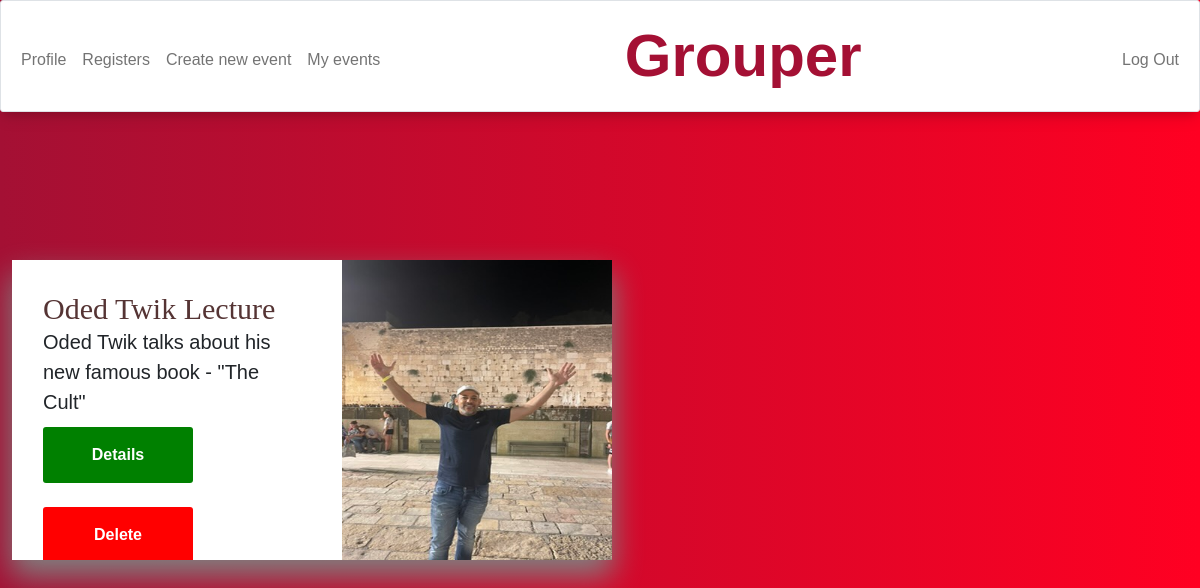
Page /creator (signed in) on the committed database.
### tables this page shows
CREATE TABLE events (id INTEGER PRIMARY KEY AUTOINCREMENT NOT NULL, title TEXT NOT NULL, date NUMERIC NOT NULL, details TEXT NOT NULL, location TEXT NOT NULL, people_number INTEGER, price INTEGER, another TEXT, hour NUMERIC NOT NULL, file TEXT, passport INTEGER);

### app.py (the view)
@app.route('/creator',  methods=["GET", "POST"])
@login_required
def creator():
    if request.method == "POST":
        details = db.execute("SELECT * FROM registers JOIN users ON users.id = registers.id_person WHERE registers.id_event = ?", request.form.get("event_id"))
        return render_template("event.html", details=details)
    else:
        creator_events = db.execute("SELECT * FROM events WHERE passport = ?",int(session.get("passport")))
        return render_template("creator.html", events = creator_events)

### app.py (called while the page is built)
@app.after_request
def after_request(response):
    response.headers["Cache-Control"] = "no-cache, no-store, must-revalidate"
    response.headers["Expires"] = 0
    response.headers["Pragma"] = "no-cache"
    return response

### helpers.py (called while the page is built)
def login_required(f):
    @wraps(f)
    def decorated_function(*args, **kwargs):
        if session.get("passport") is None:
            return redirect("/login")
        return f(*args, **kwargs)
    return decorated_function

### templates/creator.html (shortened to what this page needs)
{% extends "layout.html" %}
{% block main %}
<link rel="stylesheet" href="https://cdnjs.cloudflare.com/ajax/libs/font-awesome/4.7.0/css/font-awesome.min.css">
<div class="row row-cols-0 row-cols-md-2 g-0">
    {% for event in events %}
    <div class="col">
  <div id="container">
      <div class="product-details">
      <div class="card-body">
        <h1>{{ event.title }}</h1>
            <p class="information">{{ event.details }}</p>
        <form action="/creator" method="post">
              <button type="submit" style="background-color: green;">
                Details</button>
        </form>
        <br>
        <form action="/creator1" method="post">
                <button type="submit" style="background-color:red;">
                  Delete</button>
          </form>
      </div>
  </div>
  <div class="product-image">
      <img src="static/images/{{ event.file }}" alt="...">
  </div>
  </div>
</div>
  {% endfor %}
</div>
{% endblock %}

### static/styles.css (style rules this page uses)
.card-body { display: flex; flex-direction: column; }
button { --width: 150px; --timing: 2s; border: 0; width: var(--width); padding-block: 1em; color: #fff; font-weight: bold; font-size: 1em; background: rgb(64, 192, 87); transition: all 0.2s; border-radius: 3px; border-top: 0px; }
body { background: white; background-image: linear-gradient( to right, #A41034, rgb(255, 0, 34)); background-attachment: fixed; background-size: cover; }
#container { box-shadow: 0 15px 30px 1px grey; background: rgb(255, 255, 255); text-align: center; border-radius: 5px; margin: 5em auto; height: 300px; width: 600px; }
.product-details { position: relative; text-align: left; overflow-y: scroll; background-color: white; padding: 15px; height: 100%; float: left; width: 50%; }
#container .product-details h1 { font-family: 'Bebas Neue', cursive; display: inline-block; position: relative; font-size: 30px; color: #553434; margin: 0; }
#container .product-details h1:before { position: absolute; content: ''; right: 0%; top: 0%; transform: translate(25px, -15px); font-family: italic 1.2em "Fira Sans", serif; display: inline-block; background: white; border-radius: 5px; font-size: 14px; padding: 5px; color: white; margin: 0; animation: chan-sh 6s ease infinite; }
.product-image { transition: all 0.3s ease-out; display: inline-block; position: relative; overflow: hidden; height: 100%; float: right; width: 45%; display: inline-block; }
#container img { width: 100%;height: 100%; }
p { font-size: 20px; margin: 0 0 10px; }
* { box-sizing: border-box; -webkit-box-sizing: border-box; -moz-box-sizing: border-box; }
body { font-family: Helvetica; -webkit-font-smoothing: antialiased; }

### rows in the picture
events: title "Oded Twik Lecture", details "Oded Twik talks about his new famous book - \"The Cult\"", file (picture)
